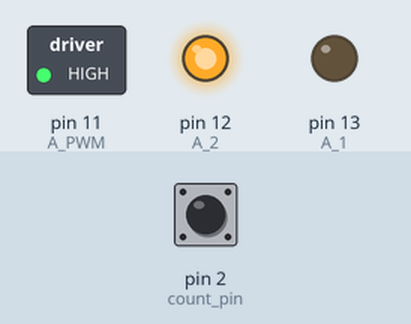
The sketch below on a simulated Arduino Uno, built with avr-gcc and run on an emulated ATmega328P. Parts: switched loads named in the sketch (green lamp = pin HIGH), output pins drawn as LEDs (lit = HIGH). Inputs (shaded band) come from the test bench; at power-on: pin 2 (count_pin) HIGH. What the sketch prints to the serial monitor is not drawn.

Above: at 0.1 s.
Timing chart, 0 to 1.6 s (numbered marks = the images above):
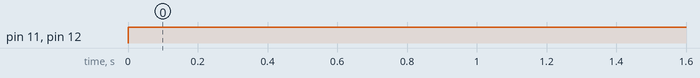

The sketch:

MotorTestCodeSingleSwitch.ino
```cpp
/*
 * Motor Test Code
 *
 * Author: Jonathan Hasan
 * Date: 6/24/2021
 *
 * Updated: 4/22/2022
 *
 * Purpose:
 *
 * Create a script that will allow for the running of the motor with arduino, pololu chip
 * and tsiny motor with a reed switch in the clockwise direction.
 *
 * If you want to go in the opposite direction, switch the values of digitalWrite A1 and A2 in else block
 */


//initialize pins

int A_1 = 13;       //These pins out put forward, reverse and the
int A_2 = 12;        //pulse width to the Pololu chip.
int A_PWM = 11;

//reed switch pin variable
int count_pin = 2;

//initialize variables for checking state of reed switch
int last_state = 0;
int count = 0;
int max_count = 50;

//pwm value
int val = 255;


void setup() {
  // put your setup code here, to run once:

  Serial.begin(9600);         //Begin Serial connection.

  pinMode(A_1, OUTPUT);       //Initialize output pins.
  pinMode(A_2, OUTPUT);
  pinMode(A_PWM, OUTPUT);

  digitalWrite(A_1, LOW);     //Write output pins low so the
  digitalWrite(A_2, LOW);     //motors are off when the
  analogWrite(A_PWM, LOW);   //Arduino is turned on.

  pinMode(count_pin, INPUT_PULLUP);  //Initialize reed sensor pin.

  Serial.println("Starting Reed Switch Test....");
}

void loop() {

// Condition for the running of the  motor.
// If count >= 10; the motor stops and won't be permitted to run.

//if switch count greater than max, stop the motor.
  if(count >= max_count){

    Serial.println("Max count reached, shutting down...");
    digitalWrite(A_1, LOW);
    digitalWrite(A_2, LOW);
    digitalWrite(A_PWM, LOW);
    Serial.end();
  }
// else Start motor in clockwise direction with 50% duty cycle
   else{

  digitalWrite(A_1, LOW);
  digitalWrite(A_2, HIGH);
  digitalWrite(A_PWM, round(val/2));
   }


  //read the pin for switch
  int sensorVal = digitalRead(count_pin);

  //print value for count pin
  Serial.println(sensorVal);

  //check if the state of pin 8 is equal to the sensor value state.
  //If it is, don't increment count. If not, change value and increase by 1.
  if(last_state != sensorVal){
    if (sensorVal == HIGH) {
      //digitalWrite(8, LOW);
      count += 1;
  }  else {
      //digitalWrite(8, HIGH);
      count += 0;
    }
  }


  //change state to recent state and print count
  last_state = sensorVal;
  Serial.println(count);


}
```

Measured:
- by itself, pin 11 (A_PWM), pin 12 (A_2): LOW → HIGH at 0.00 s
